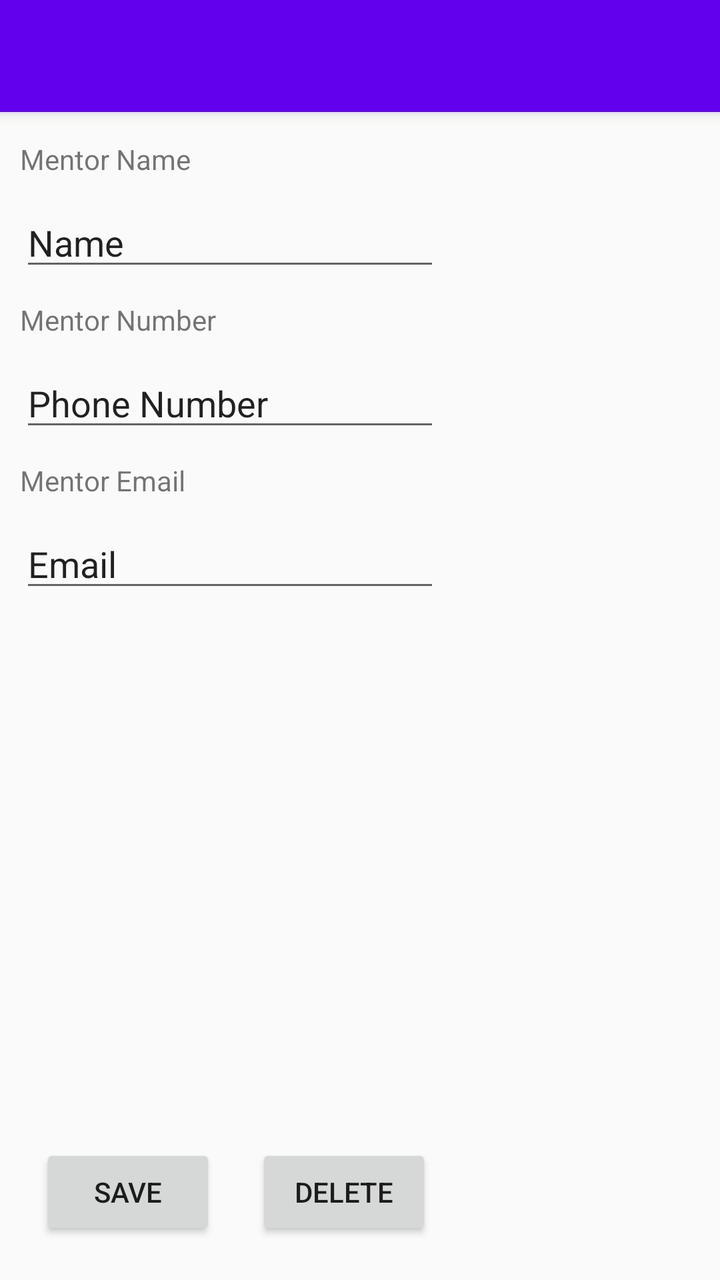
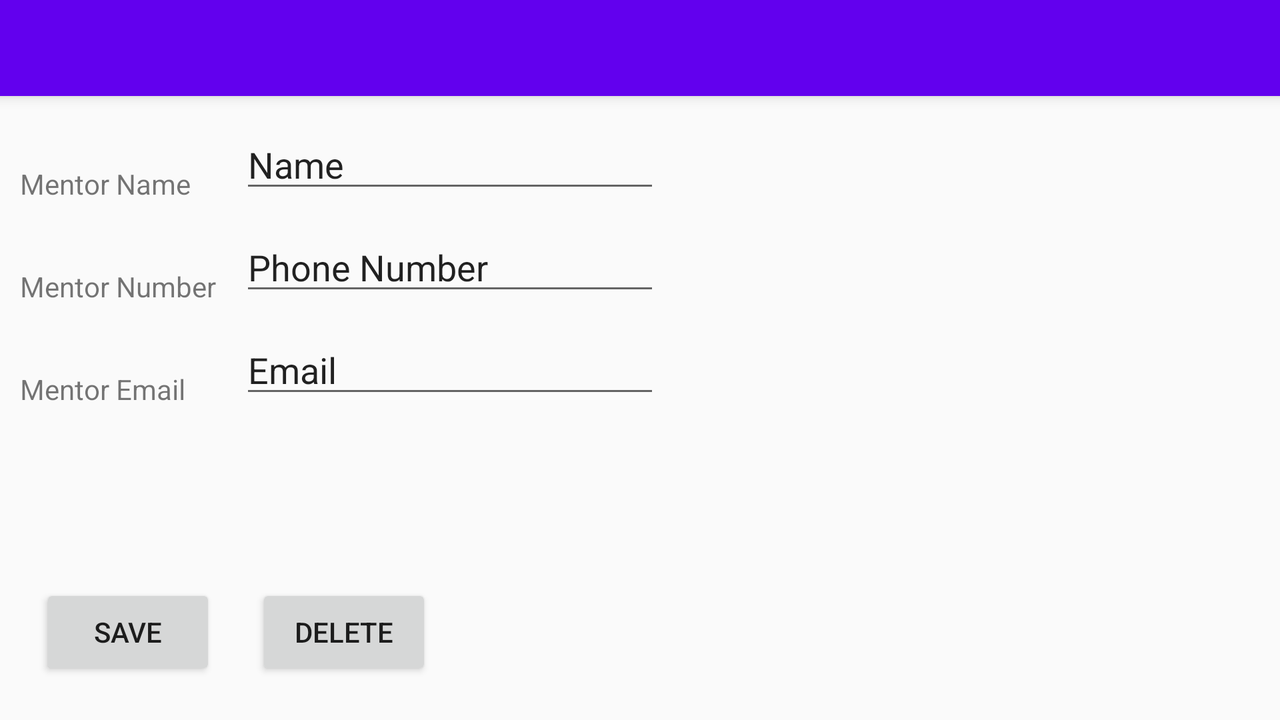

First picture: res/layout/ on a phone held upright. Second picture: the repository's own variant of that layout, on a device whose configuration matches the variant's folder. Source for both follows.
<!-- AndroidManifest.xml: application theme AppTheme -->
<!-- res/layout/mentor_detail.xml -->
<?xml version="1.0" encoding="utf-8"?>
<androidx.coordinatorlayout.widget.CoordinatorLayout xmlns:android="http://schemas.android.com/apk/res/android"
    xmlns:app="http://schemas.android.com/apk/res-auto"
    xmlns:tools="http://schemas.android.com/tools"
    android:layout_width="match_parent"
    android:layout_height="match_parent"
    tools:context=".MentorDetail">

    <com.google.android.material.appbar.AppBarLayout
        android:layout_width="match_parent"
        android:layout_height="wrap_content"
        android:theme="@style/AppTheme.AppBarOverlay">

        <androidx.appcompat.widget.Toolbar
            android:id="@+id/toolbar"
            android:layout_width="match_parent"
            android:layout_height="?attr/actionBarSize"
            android:background="?attr/colorPrimary"
            app:popupTheme="@style/AppTheme.PopupOverlay" />

    </com.google.android.material.appbar.AppBarLayout>

    <androidx.constraintlayout.widget.ConstraintLayout
        android:layout_width="match_parent"
        android:layout_height="match_parent">

        <TextView
            android:id="@+id/mentorName"
            android:layout_width="wrap_content"
            android:layout_height="wrap_content"
            android:layout_marginStart="10dp"
            android:layout_marginTop="70dp"
            android:text="Mentor Name"
            app:layout_constraintStart_toStartOf="parent"
            app:layout_constraintTop_toTopOf="parent" />

        <TextView
            android:id="@+id/mentorNumber"
            android:layout_width="wrap_content"
            android:layout_height="wrap_content"
            android:layout_marginStart="10dp"
            android:layout_marginTop="10dp"
            android:text="Mentor Number"
            app:layout_constraintStart_toStartOf="parent"
            app:layout_constraintTop_toBottomOf="@+id/editMentorName" />

        <TextView
            android:id="@+id/mentorEmail"
            android:layout_width="wrap_content"
            android:layout_height="wrap_content"
            android:layout_marginStart="10dp"
            android:layout_marginTop="10dp"
            android:text="Mentor Email"
            app:layout_constraintStart_toStartOf="parent"
            app:layout_constraintTop_toBottomOf="@+id/editMentorNumber" />

        <EditText
            android:id="@+id/editMentorName"
            android:layout_width="wrap_content"
            android:layout_height="wrap_content"
            android:layout_marginStart="10dp"
            android:layout_marginTop="10dp"
            android:ems="10"
            android:inputType="textPersonName"
            android:text="Name"
            app:layout_constraintStart_toStartOf="parent"
            app:layout_constraintTop_toBottomOf="@+id/mentorName" />

        <EditText
            android:id="@+id/editMentorNumber"
            android:layout_width="wrap_content"
            android:layout_height="wrap_content"
            android:layout_marginStart="10dp"
            android:layout_marginTop="10dp"
            android:ems="10"
            android:inputType="textPersonName"
            android:text="Phone Number"
            app:layout_constraintStart_toStartOf="parent"
            app:layout_constraintTop_toBottomOf="@+id/mentorNumber" />

        <EditText
            android:id="@+id/editMentorEmail"
            android:layout_width="wrap_content"
            android:layout_height="wrap_content"
            android:layout_marginStart="10dp"
            android:layout_marginTop="10dp"
            android:ems="10"
            android:inputType="textPersonName"
            android:text="Email"
            app:layout_constraintStart_toStartOf="parent"
            app:layout_constraintTop_toBottomOf="@+id/mentorEmail" />

        <Button
            android:id="@+id/saveMentorBtn"
            android:layout_width="wrap_content"
            android:layout_height="wrap_content"
            android:layout_marginStart="20dp"
            android:layout_marginBottom="20dp"
            android:text="Save"
            app:layout_constraintBottom_toBottomOf="parent"
            app:layout_constraintStart_toStartOf="parent" />

        <Button
            android:id="@+id/deleteMentorBtn"
            android:layout_width="wrap_content"
            android:layout_height="wrap_content"
            android:layout_marginStart="20dp"
            android:layout_marginBottom="20dp"
            android:text="Delete"
            app:layout_constraintBottom_toBottomOf="parent"
            app:layout_constraintStart_toEndOf="@+id/saveMentorBtn" />
    </androidx.constraintlayout.widget.ConstraintLayout>


</androidx.coordinatorlayout.widget.CoordinatorLayout>
<!-- resources referenced by this layout -->
<resources>
  <style name="AppTheme.AppBarOverlay" parent="ThemeOverlay.AppCompat.Dark.ActionBar" />
  <style name="AppTheme.PopupOverlay" parent="ThemeOverlay.AppCompat.Light" />
  <style name="AppTheme" parent="Theme.AppCompat.Light.DarkActionBar">
          
          <item name="colorPrimary">@color/colorPrimary</item>
          <item name="colorPrimaryDark">@color/colorPrimaryDark</item>
          <item name="colorAccent">@color/colorAccent</item>
      </style>
</resources>
<!-- res/layout-land/mentor_detail.xml (the repository's variant of the layout above) -->
<!-- drawn on the phone turned sideways -->
<?xml version="1.0" encoding="utf-8"?>
<androidx.coordinatorlayout.widget.CoordinatorLayout xmlns:android="http://schemas.android.com/apk/res/android"
    xmlns:app="http://schemas.android.com/apk/res-auto"
    xmlns:tools="http://schemas.android.com/tools"
    android:layout_width="match_parent"
    android:layout_height="match_parent"
    tools:context=".MentorDetail">

    <com.google.android.material.appbar.AppBarLayout
        android:layout_width="match_parent"
        android:layout_height="wrap_content"
        android:theme="@style/AppTheme.AppBarOverlay">

        <androidx.appcompat.widget.Toolbar
            android:id="@+id/toolbar"
            android:layout_width="match_parent"
            android:layout_height="?attr/actionBarSize"
            android:background="?attr/colorPrimary"
            app:popupTheme="@style/AppTheme.PopupOverlay" />

    </com.google.android.material.appbar.AppBarLayout>

    <androidx.constraintlayout.widget.ConstraintLayout
        android:layout_width="match_parent"
        android:layout_height="match_parent">

        <TextView
            android:id="@+id/mentorName"
            android:layout_width="wrap_content"
            android:layout_height="wrap_content"
            android:layout_marginStart="10dp"
            android:text="Mentor Name"
            app:layout_constraintBottom_toBottomOf="@+id/editMentorName"
            app:layout_constraintStart_toStartOf="parent" />

        <TextView
            android:id="@+id/mentorNumber"
            android:layout_width="wrap_content"
            android:layout_height="wrap_content"
            android:layout_marginStart="10dp"
            android:text="Mentor Number"
            app:layout_constraintBottom_toBottomOf="@+id/editMentorNumber"
            app:layout_constraintStart_toStartOf="parent" />

        <TextView
            android:id="@+id/mentorEmail"
            android:layout_width="wrap_content"
            android:layout_height="wrap_content"
            android:layout_marginStart="10dp"
            android:text="Mentor Email"
            app:layout_constraintBottom_toBottomOf="@+id/editMentorEmail"
            app:layout_constraintStart_toStartOf="parent" />

        <EditText
            android:id="@+id/editMentorName"
            android:layout_width="wrap_content"
            android:layout_height="wrap_content"
            android:layout_marginStart="120dp"
            android:layout_marginTop="60dp"
            android:ems="10"
            android:inputType="textPersonName"
            android:text="Name"
            app:layout_constraintStart_toStartOf="parent"
            app:layout_constraintTop_toTopOf="parent" />

        <EditText
            android:id="@+id/editMentorNumber"
            android:layout_width="wrap_content"
            android:layout_height="wrap_content"
            android:layout_marginStart="120dp"
            android:layout_marginTop="10dp"
            android:ems="10"
            android:inputType="textPersonName"
            android:text="Phone Number"
            app:layout_constraintStart_toStartOf="parent"
            app:layout_constraintTop_toBottomOf="@+id/editMentorName" />

        <EditText
            android:id="@+id/editMentorEmail"
            android:layout_width="wrap_content"
            android:layout_height="wrap_content"
            android:layout_marginStart="120dp"
            android:layout_marginTop="10dp"
            android:ems="10"
            android:inputType="textPersonName"
            android:text="Email"
            app:layout_constraintStart_toStartOf="parent"
            app:layout_constraintTop_toBottomOf="@+id/editMentorNumber" />

        <Button
            android:id="@+id/saveMentorBtn"
            android:layout_width="wrap_content"
            android:layout_height="wrap_content"
            android:layout_marginStart="20dp"
            android:layout_marginBottom="20dp"
            android:text="Save"
            app:layout_constraintBottom_toBottomOf="parent"
            app:layout_constraintStart_toStartOf="parent" />

        <Button
            android:id="@+id/deleteMentorBtn"
            android:layout_width="wrap_content"
            android:layout_height="wrap_content"
            android:layout_marginStart="20dp"
            android:layout_marginBottom="20dp"
            android:text="Delete"
            app:layout_constraintBottom_toBottomOf="parent"
            app:layout_constraintStart_toEndOf="@+id/saveMentorBtn" />
    </androidx.constraintlayout.widget.ConstraintLayout>


</androidx.coordinatorlayout.widget.CoordinatorLayout>
